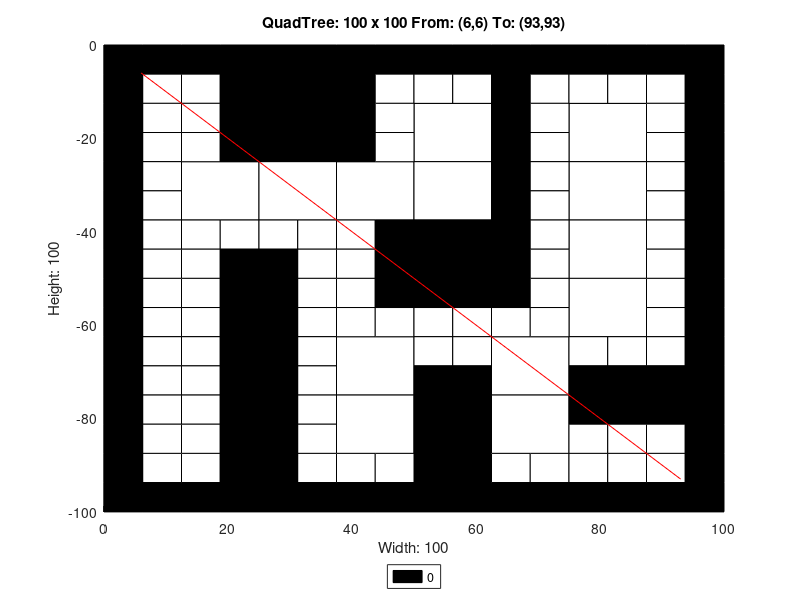

Write the MATLAB code that produced this figure.
axis([0 100 -100 0]);
title('QuadTree: 100 x 100 From: (6,6) To: (93,93)');
xlabel('Width: 100');
ylabel('Height: 100');
rectangle('Position',[25 -12.5 12.5 12.5], 'FaceColor',[0 0 0]);
rectangle('Position',[25 -25 12.5 12.5], 'FaceColor',[0 0 0]);
rectangle('Position',[12.5 -37.5 12.5 12.5], 'FaceColor',[1 1 1]);
rectangle('Position',[25 -37.5 12.5 12.5], 'FaceColor',[1 1 1]);
rectangle('Position',[37.5 -37.5 12.5 12.5], 'FaceColor',[1 1 1]);
rectangle('Position',[50 -25 12.5 12.5], 'FaceColor',[1 1 1]);
rectangle('Position',[75 -25 12.5 12.5], 'FaceColor',[1 1 1]);
rectangle('Position',[50 -37.5 12.5 12.5], 'FaceColor',[1 1 1]);
rectangle('Position',[50 -50 12.5 12.5], 'FaceColor',[0 0 0]);
rectangle('Position',[75 -37.5 12.5 12.5], 'FaceColor',[1 1 1]);
rectangle('Position',[75 -50 12.5 12.5], 'FaceColor',[1 1 1]);
rectangle('Position',[37.5 -75 12.5 12.5], 'FaceColor',[1 1 1]);
rectangle('Position',[37.5 -87.5 12.5 12.5], 'FaceColor',[1 1 1]);
rectangle('Position',[62.5 -75 12.5 12.5], 'FaceColor',[1 1 1]);
rectangle('Position',[75 -62.5 12.5 12.5], 'FaceColor',[1 1 1]);
rectangle('Position',[50 -87.5 12.5 12.5], 'FaceColor',[0 0 0]);
rectangle('Position',[62.5 -87.5 12.5 12.5], 'FaceColor',[1 1 1]);
rectangle('Position',[50 -100 12.5 12.5], 'FaceColor',[0 0 0]);
rectangle('Position',[0 -6.25 6.25 6.25], 'FaceColor',[0 0 0]);
rectangle('Position',[6.25 -6.25 6.25 6.25], 'FaceColor',[0 0 0]);
rectangle('Position',[0 -12.5 6.25 6.25], 'FaceColor',[0 0 0]);
rectangle('Position',[6.25 -12.5 6.25 6.25], 'FaceColor',[1 1 1]);
rectangle('Position',[12.5 -6.25 6.25 6.25], 'FaceColor',[0 0 0]);
rectangle('Position',[18.75 -6.25 6.25 6.25], 'FaceColor',[0 0 0]);
rectangle('Position',[12.5 -12.5 6.25 6.25], 'FaceColor',[1 1 1]);
rectangle('Position',[18.75 -12.5 6.25 6.25], 'FaceColor',[0 0 0]);
rectangle('Position',[0 -18.75 6.25 6.25], 'FaceColor',[0 0 0]);
rectangle('Position',[6.25 -18.75 6.25 6.25], 'FaceColor',[1 1 1]);
rectangle('Position',[0 -25 6.25 6.25], 'FaceColor',[0 0 0]);
rectangle('Position',[6.25 -25 6.25 6.25], 'FaceColor',[1 1 1]);
rectangle('Position',[12.5 -18.75 6.25 6.25], 'FaceColor',[1 1 1]);
rectangle('Position',[18.75 -18.75 6.25 6.25], 'FaceColor',[0 0 0]);
rectangle('Position',[12.5 -25 6.25 6.25], 'FaceColor',[1 1 1]);
rectangle('Position',[18.75 -25 6.25 6.25], 'FaceColor',[0 0 0]);
rectangle('Position',[37.5 -6.25 6.25 6.25], 'FaceColor',[0 0 0]);
rectangle('Position',[43.75 -6.25 6.25 6.25], 'FaceColor',[0 0 0]);
rectangle('Position',[37.5 -12.5 6.25 6.25], 'FaceColor',[0 0 0]);
rectangle('Position',[43.75 -12.5 6.25 6.25], 'FaceColor',[1 1 1]);
rectangle('Position',[37.5 -18.75 6.25 6.25], 'FaceColor',[0 0 0]);
rectangle('Position',[43.75 -18.75 6.25 6.25], 'FaceColor',[1 1 1]);
rectangle('Position',[37.5 -25 6.25 6.25], 'FaceColor',[0 0 0]);
rectangle('Position',[43.75 -25 6.25 6.25], 'FaceColor',[1 1 1]);
rectangle('Position',[0 -31.25 6.25 6.25], 'FaceColor',[0 0 0]);
rectangle('Position',[6.25 -31.25 6.25 6.25], 'FaceColor',[1 1 1]);
rectangle('Position',[0 -37.5 6.25 6.25], 'FaceColor',[0 0 0]);
rectangle('Position',[6.25 -37.5 6.25 6.25], 'FaceColor',[1 1 1]);
rectangle('Position',[0 -43.75 6.25 6.25], 'FaceColor',[0 0 0]);
rectangle('Position',[6.25 -43.75 6.25 6.25], 'FaceColor',[1 1 1]);
rectangle('Position',[0 -50 6.25 6.25], 'FaceColor',[0 0 0]);
rectangle('Position',[6.25 -50 6.25 6.25], 'FaceColor',[1 1 1]);
rectangle('Position',[12.5 -43.75 6.25 6.25], 'FaceColor',[1 1 1]);
rectangle('Position',[18.75 -43.75 6.25 6.25], 'FaceColor',[1 1 1]);
rectangle('Position',[12.5 -50 6.25 6.25], 'FaceColor',[1 1 1]);
rectangle('Position',[18.75 -50 6.25 6.25], 'FaceColor',[0 0 0]);
rectangle('Position',[25 -43.75 6.25 6.25], 'FaceColor',[1 1 1]);
rectangle('Position',[31.25 -43.75 6.25 6.25], 'FaceColor',[1 1 1]);
rectangle('Position',[25 -50 6.25 6.25], 'FaceColor',[0 0 0]);
rectangle('Position',[31.25 -50 6.25 6.25], 'FaceColor',[1 1 1]);
rectangle('Position',[37.5 -43.75 6.25 6.25], 'FaceColor',[1 1 1]);
rectangle('Position',[43.75 -43.75 6.25 6.25], 'FaceColor',[0 0 0]);
rectangle('Position',[37.5 -50 6.25 6.25], 'FaceColor',[1 1 1]);
rectangle('Position',[43.75 -50 6.25 6.25], 'FaceColor',[0 0 0]);
rectangle('Position',[50 -6.25 6.25 6.25], 'FaceColor',[0 0 0]);
rectangle('Position',[56.25 -6.25 6.25 6.25], 'FaceColor',[0 0 0]);
rectangle('Position',[50 -12.5 6.25 6.25], 'FaceColor',[1 1 1]);
rectangle('Position',[56.25 -12.5 6.25 6.25], 'FaceColor',[1 1 1]);
rectangle('Position',[62.5 -6.25 6.25 6.25], 'FaceColor',[0 0 0]);
rectangle('Position',[68.75 -6.25 6.25 6.25], 'FaceColor',[0 0 0]);
rectangle('Position',[62.5 -12.5 6.25 6.25], 'FaceColor',[0 0 0]);
rectangle('Position',[68.75 -12.5 6.25 6.25], 'FaceColor',[1 1 1]);
rectangle('Position',[62.5 -18.75 6.25 6.25], 'FaceColor',[0 0 0]);
rectangle('Position',[68.75 -18.75 6.25 6.25], 'FaceColor',[1 1 1]);
rectangle('Position',[62.5 -25 6.25 6.25], 'FaceColor',[0 0 0]);
rectangle('Position',[68.75 -25 6.25 6.25], 'FaceColor',[1 1 1]);
rectangle('Position',[75 -6.25 6.25 6.25], 'FaceColor',[0 0 0]);
rectangle('Position',[81.25 -6.25 6.25 6.25], 'FaceColor',[0 0 0]);
rectangle('Position',[75 -12.5 6.25 6.25], 'FaceColor',[1 1 1]);
rectangle('Position',[81.25 -12.5 6.25 6.25], 'FaceColor',[1 1 1]);
rectangle('Position',[87.5 -6.25 6.25 6.25], 'FaceColor',[0 0 0]);
rectangle('Position',[93.75 -6.25 6.25 6.25], 'FaceColor',[0 0 0]);
rectangle('Position',[87.5 -12.5 6.25 6.25], 'FaceColor',[1 1 1]);
rectangle('Position',[93.75 -12.5 6.25 6.25], 'FaceColor',[0 0 0]);
rectangle('Position',[87.5 -18.75 6.25 6.25], 'FaceColor',[1 1 1]);
rectangle('Position',[93.75 -18.75 6.25 6.25], 'FaceColor',[0 0 0]);
rectangle('Position',[87.5 -25 6.25 6.25], 'FaceColor',[1 1 1]);
rectangle('Position',[93.75 -25 6.25 6.25], 'FaceColor',[0 0 0]);
rectangle('Position',[62.5 -31.25 6.25 6.25], 'FaceColor',[0 0 0]);
rectangle('Position',[68.75 -31.25 6.25 6.25], 'FaceColor',[1 1 1]);
rectangle('Position',[62.5 -37.5 6.25 6.25], 'FaceColor',[0 0 0]);
rectangle('Position',[68.75 -37.5 6.25 6.25], 'FaceColor',[1 1 1]);
rectangle('Position',[62.5 -43.75 6.25 6.25], 'FaceColor',[0 0 0]);
rectangle('Position',[68.75 -43.75 6.25 6.25], 'FaceColor',[1 1 1]);
rectangle('Position',[62.5 -50 6.25 6.25], 'FaceColor',[0 0 0]);
rectangle('Position',[68.75 -50 6.25 6.25], 'FaceColor',[1 1 1]);
rectangle('Position',[87.5 -31.25 6.25 6.25], 'FaceColor',[1 1 1]);
rectangle('Position',[93.75 -31.25 6.25 6.25], 'FaceColor',[0 0 0]);
rectangle('Position',[87.5 -37.5 6.25 6.25], 'FaceColor',[1 1 1]);
rectangle('Position',[93.75 -37.5 6.25 6.25], 'FaceColor',[0 0 0]);
rectangle('Position',[87.5 -43.75 6.25 6.25], 'FaceColor',[1 1 1]);
rectangle('Position',[93.75 -43.75 6.25 6.25], 'FaceColor',[0 0 0]);
rectangle('Position',[87.5 -50 6.25 6.25], 'FaceColor',[1 1 1]);
rectangle('Position',[93.75 -50 6.25 6.25], 'FaceColor',[0 0 0]);
rectangle('Position',[0 -56.25 6.25 6.25], 'FaceColor',[0 0 0]);
rectangle('Position',[6.25 -56.25 6.25 6.25], 'FaceColor',[1 1 1]);
rectangle('Position',[0 -62.5 6.25 6.25], 'FaceColor',[0 0 0]);
rectangle('Position',[6.25 -62.5 6.25 6.25], 'FaceColor',[1 1 1]);
rectangle('Position',[12.5 -56.25 6.25 6.25], 'FaceColor',[1 1 1]);
rectangle('Position',[18.75 -56.25 6.25 6.25], 'FaceColor',[0 0 0]);
rectangle('Position',[12.5 -62.5 6.25 6.25], 'FaceColor',[1 1 1]);
rectangle('Position',[18.75 -62.5 6.25 6.25], 'FaceColor',[0 0 0]);
rectangle('Position',[0 -68.75 6.25 6.25], 'FaceColor',[0 0 0]);
rectangle('Position',[6.25 -68.75 6.25 6.25], 'FaceColor',[1 1 1]);
rectangle('Position',[0 -75 6.25 6.25], 'FaceColor',[0 0 0]);
rectangle('Position',[6.25 -75 6.25 6.25], 'FaceColor',[1 1 1]);
rectangle('Position',[12.5 -68.75 6.25 6.25], 'FaceColor',[1 1 1]);
rectangle('Position',[18.75 -68.75 6.25 6.25], 'FaceColor',[0 0 0]);
rectangle('Position',[12.5 -75 6.25 6.25], 'FaceColor',[1 1 1]);
rectangle('Position',[18.75 -75 6.25 6.25], 'FaceColor',[0 0 0]);
rectangle('Position',[25 -56.25 6.25 6.25], 'FaceColor',[0 0 0]);
rectangle('Position',[31.25 -56.25 6.25 6.25], 'FaceColor',[1 1 1]);
rectangle('Position',[25 -62.5 6.25 6.25], 'FaceColor',[0 0 0]);
rectangle('Position',[31.25 -62.5 6.25 6.25], 'FaceColor',[1 1 1]);
rectangle('Position',[37.5 -56.25 6.25 6.25], 'FaceColor',[1 1 1]);
rectangle('Position',[43.75 -56.25 6.25 6.25], 'FaceColor',[0 0 0]);
rectangle('Position',[37.5 -62.5 6.25 6.25], 'FaceColor',[1 1 1]);
rectangle('Position',[43.75 -62.5 6.25 6.25], 'FaceColor',[1 1 1]);
rectangle('Position',[25 -68.75 6.25 6.25], 'FaceColor',[0 0 0]);
rectangle('Position',[31.25 -68.75 6.25 6.25], 'FaceColor',[1 1 1]);
rectangle('Position',[25 -75 6.25 6.25], 'FaceColor',[0 0 0]);
rectangle('Position',[31.25 -75 6.25 6.25], 'FaceColor',[1 1 1]);
rectangle('Position',[0 -81.25 6.25 6.25], 'FaceColor',[0 0 0]);
rectangle('Position',[6.25 -81.25 6.25 6.25], 'FaceColor',[1 1 1]);
rectangle('Position',[0 -87.5 6.25 6.25], 'FaceColor',[0 0 0]);
rectangle('Position',[6.25 -87.5 6.25 6.25], 'FaceColor',[1 1 1]);
rectangle('Position',[12.5 -81.25 6.25 6.25], 'FaceColor',[1 1 1]);
rectangle('Position',[18.75 -81.25 6.25 6.25], 'FaceColor',[0 0 0]);
rectangle('Position',[12.5 -87.5 6.25 6.25], 'FaceColor',[1 1 1]);
rectangle('Position',[18.75 -87.5 6.25 6.25], 'FaceColor',[0 0 0]);
rectangle('Position',[0 -93.75 6.25 6.25], 'FaceColor',[0 0 0]);
rectangle('Position',[6.25 -93.75 6.25 6.25], 'FaceColor',[1 1 1]);
rectangle('Position',[0 -100 6.25 6.25], 'FaceColor',[0 0 0]);
rectangle('Position',[6.25 -100 6.25 6.25], 'FaceColor',[0 0 0]);
rectangle('Position',[12.5 -93.75 6.25 6.25], 'FaceColor',[1 1 1]);
rectangle('Position',[18.75 -93.75 6.25 6.25], 'FaceColor',[0 0 0]);
rectangle('Position',[12.5 -100 6.25 6.25], 'FaceColor',[0 0 0]);
rectangle('Position',[18.75 -100 6.25 6.25], 'FaceColor',[0 0 0]);
rectangle('Position',[25 -81.25 6.25 6.25], 'FaceColor',[0 0 0]);
rectangle('Position',[31.25 -81.25 6.25 6.25], 'FaceColor',[1 1 1]);
rectangle('Position',[25 -87.5 6.25 6.25], 'FaceColor',[0 0 0]);
rectangle('Position',[31.25 -87.5 6.25 6.25], 'FaceColor',[1 1 1]);
rectangle('Position',[25 -93.75 6.25 6.25], 'FaceColor',[0 0 0]);
rectangle('Position',[31.25 -93.75 6.25 6.25], 'FaceColor',[1 1 1]);
rectangle('Position',[25 -100 6.25 6.25], 'FaceColor',[0 0 0]);
rectangle('Position',[31.25 -100 6.25 6.25], 'FaceColor',[0 0 0]);
rectangle('Position',[37.5 -93.75 6.25 6.25], 'FaceColor',[1 1 1]);
rectangle('Position',[43.75 -93.75 6.25 6.25], 'FaceColor',[1 1 1]);
rectangle('Position',[37.5 -100 6.25 6.25], 'FaceColor',[0 0 0]);
rectangle('Position',[43.75 -100 6.25 6.25], 'FaceColor',[0 0 0]);
rectangle('Position',[50 -56.25 6.25 6.25], 'FaceColor',[0 0 0]);
rectangle('Position',[56.25 -56.25 6.25 6.25], 'FaceColor',[0 0 0]);
rectangle('Position',[50 -62.5 6.25 6.25], 'FaceColor',[1 1 1]);
rectangle('Position',[56.25 -62.5 6.25 6.25], 'FaceColor',[1 1 1]);
rectangle('Position',[62.5 -56.25 6.25 6.25], 'FaceColor',[0 0 0]);
rectangle('Position',[68.75 -56.25 6.25 6.25], 'FaceColor',[1 1 1]);
rectangle('Position',[62.5 -62.5 6.25 6.25], 'FaceColor',[1 1 1]);
rectangle('Position',[68.75 -62.5 6.25 6.25], 'FaceColor',[1 1 1]);
rectangle('Position',[50 -68.75 6.25 6.25], 'FaceColor',[1 1 1]);
rectangle('Position',[56.25 -68.75 6.25 6.25], 'FaceColor',[1 1 1]);
rectangle('Position',[50 -75 6.25 6.25], 'FaceColor',[0 0 0]);
rectangle('Position',[56.25 -75 6.25 6.25], 'FaceColor',[0 0 0]);
rectangle('Position',[87.5 -56.25 6.25 6.25], 'FaceColor',[1 1 1]);
rectangle('Position',[93.75 -56.25 6.25 6.25], 'FaceColor',[0 0 0]);
rectangle('Position',[87.5 -62.5 6.25 6.25], 'FaceColor',[1 1 1]);
rectangle('Position',[93.75 -62.5 6.25 6.25], 'FaceColor',[0 0 0]);
rectangle('Position',[75 -68.75 6.25 6.25], 'FaceColor',[1 1 1]);
rectangle('Position',[81.25 -68.75 6.25 6.25], 'FaceColor',[1 1 1]);
rectangle('Position',[75 -75 6.25 6.25], 'FaceColor',[0 0 0]);
rectangle('Position',[81.25 -75 6.25 6.25], 'FaceColor',[0 0 0]);
rectangle('Position',[87.5 -68.75 6.25 6.25], 'FaceColor',[1 1 1]);
rectangle('Position',[93.75 -68.75 6.25 6.25], 'FaceColor',[0 0 0]);
rectangle('Position',[87.5 -75 6.25 6.25], 'FaceColor',[0 0 0]);
rectangle('Position',[93.75 -75 6.25 6.25], 'FaceColor',[0 0 0]);
rectangle('Position',[62.5 -93.75 6.25 6.25], 'FaceColor',[1 1 1]);
rectangle('Position',[68.75 -93.75 6.25 6.25], 'FaceColor',[1 1 1]);
rectangle('Position',[62.5 -100 6.25 6.25], 'FaceColor',[0 0 0]);
rectangle('Position',[68.75 -100 6.25 6.25], 'FaceColor',[0 0 0]);
rectangle('Position',[75 -81.25 6.25 6.25], 'FaceColor',[0 0 0]);
rectangle('Position',[81.25 -81.25 6.25 6.25], 'FaceColor',[0 0 0]);
rectangle('Position',[75 -87.5 6.25 6.25], 'FaceColor',[1 1 1]);
rectangle('Position',[81.25 -87.5 6.25 6.25], 'FaceColor',[1 1 1]);
rectangle('Position',[87.5 -81.25 6.25 6.25], 'FaceColor',[0 0 0]);
rectangle('Position',[93.75 -81.25 6.25 6.25], 'FaceColor',[0 0 0]);
rectangle('Position',[87.5 -87.5 6.25 6.25], 'FaceColor',[1 1 1]);
rectangle('Position',[93.75 -87.5 6.25 6.25], 'FaceColor',[0 0 0]);
rectangle('Position',[75 -93.75 6.25 6.25], 'FaceColor',[1 1 1]);
rectangle('Position',[81.25 -93.75 6.25 6.25], 'FaceColor',[1 1 1]);
rectangle('Position',[75 -100 6.25 6.25], 'FaceColor',[0 0 0]);
rectangle('Position',[81.25 -100 6.25 6.25], 'FaceColor',[0 0 0]);
rectangle('Position',[87.5 -93.75 6.25 6.25], 'FaceColor',[1 1 1]);
rectangle('Position',[93.75 -93.75 6.25 6.25], 'FaceColor',[0 0 0]);
rectangle('Position',[87.5 -100 6.25 6.25], 'FaceColor',[0 0 0]);
rectangle('Position',[93.75 -100 6.25 6.25], 'FaceColor',[0 0 0]);
X=[93,6];
Y=[-93,-6];
hold on;
plot(X,Y,'r');
legend('0','Location','southoutside');
